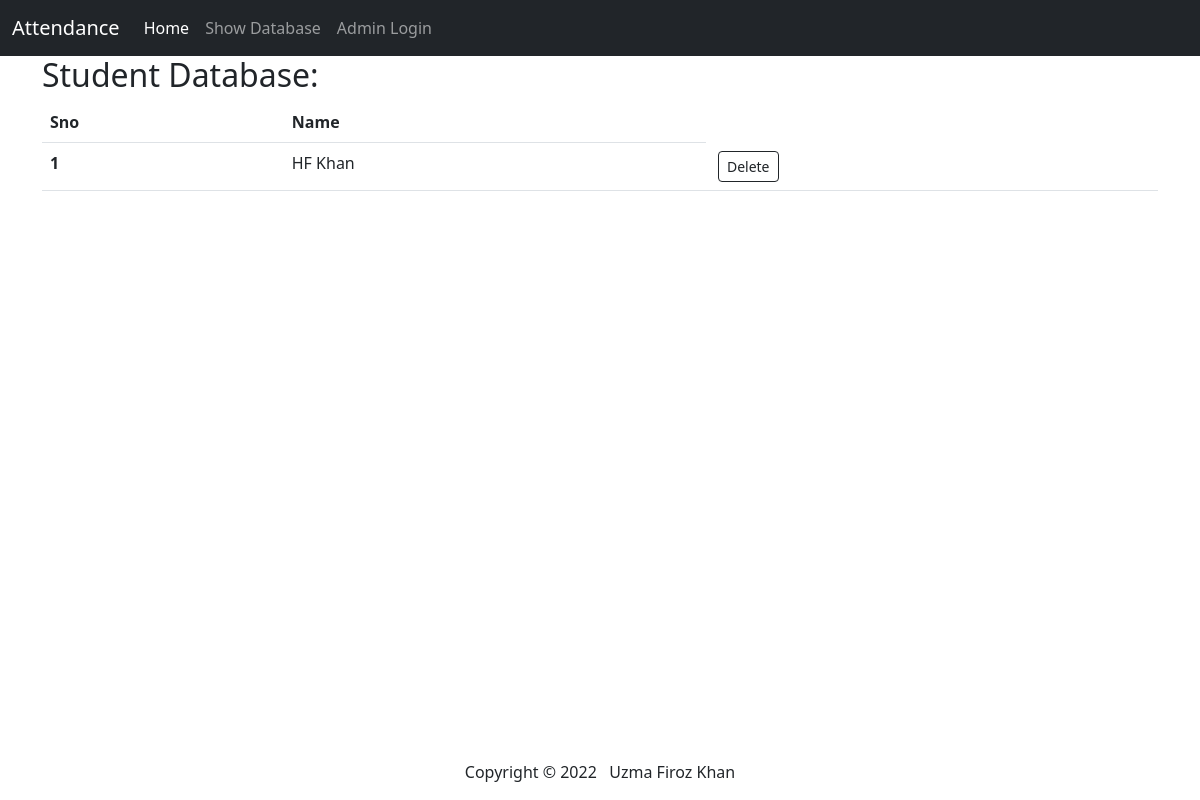
/show-admin, run on an earlier commit of the app's database.
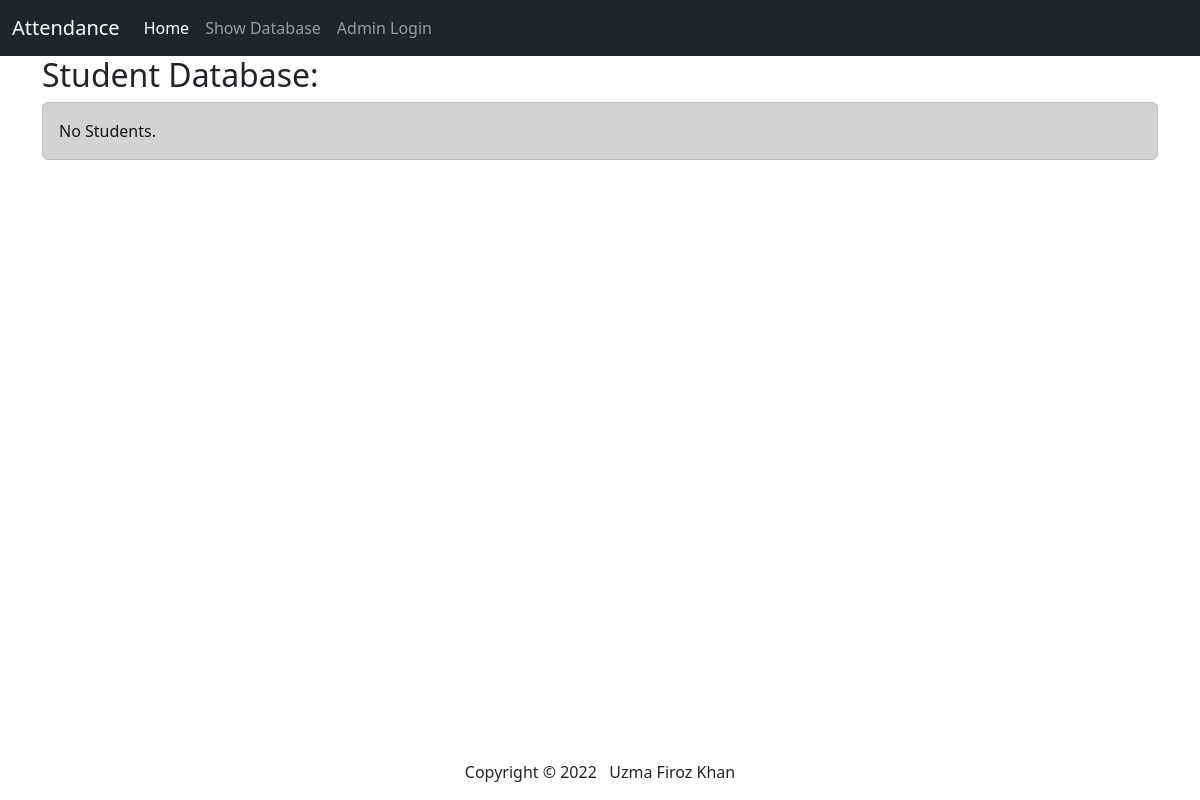
And on a later commit of the database.
### app.py (models this page shows, shortened)
class Student(db.Model):
    sno = db.Column(db.String(200),primary_key=True)
    name = db.Column(db.String(200),nullable=False)

### app.py (the view)
@app.route("/show-admin")
def show():
    allToStudents = Student.query.all()
    return render_template("show.html",allToStudents=allToStudents)

### templates/show.html (shortened to what this page needs)
{% extends 'base.html' %}
{% block body %}
<div class="container">
    <h2>Student Database:</h2>
    {% if allToStudents|length <= 1%}
    <div class="alert alert-dark" role="alert">
        No Students.
    </div>
    {% else %}
    <table class="table">
        <thead>
            <tr>
                <th scope="col">Sno</th>
                <th scope="col">Name</th>
            </tr>
        </thead>
        <tbody>
            {% for std in allToStudents %}
            {% if std.sno != "-1" %}
            <tr>
                <th scope="row">{{std.sno}}</th>
                <td>{{std.name}}</td>
                <td>
                    <a href="/delete/{{std.sno}}" type="button" class="btn btn-outline-dark btn-sm mx-1">Delete</a>
                </td>
            </tr>
            {% endif %}
            {% endfor %}
        </tbody>
    </table>
    {% endif %}
</div>
{% endblock body %}

What changed in the data, as far as the page shows it:
removed Student: sno "1", name "HF Khan"
Also different on the page:
text no longer shown: "Sno Name"
text now shown: "No Students."
